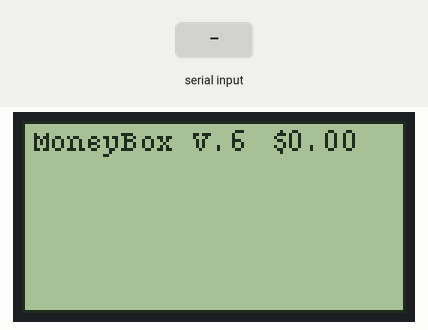
Bench run of a sketch on a simulated Arduino Nano, built with avr-gcc and run on an emulated ATmega328P. Shown: 128×64 one-colour display. The inputs (shaded band) are chosen by the test bench. What the sketch prints to the serial monitor is not drawn.

Above: at 1.4 s.
1.5 s: byte 30 received over Serial
At 2.2 s:
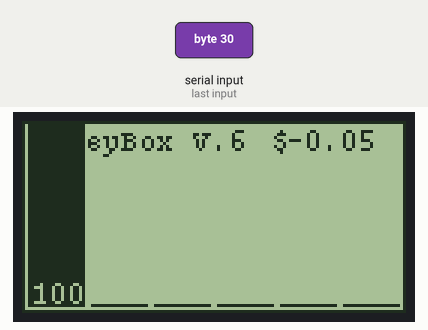
Timing chart, 0 to 4.5 s (numbered marks = the images above; inputs shaded):
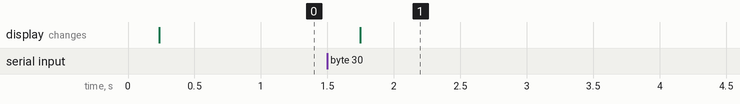

Measured:
- after the input at 1.5 s, the display: changes after 0.25 s (image 1)

The sketch:

CoinCounter4.ino
```cpp
#include <EEPROM.h>
#include <U8glib.h>

U8GLIB_ST7920_128X64 u8g(13, 11, 10, U8G_PIN_NONE);
// SPI Com Nano 3.0: SCK = en = 13, MOSI = rw = 11, CS = di = 10 Note these differ to which Arduino you are using.

int incomingByte = 0;	// for incoming serial data
float total = 0; // $ value of coins
int coinstotal = 0; //total coins
int last = 0; //value of last coin in cents

int five = 0;
int ten = 0;
int twenty = 0;
int fifty = 0;
int one = 0; //$1
int two = 0; //$2

int eepreads; //eeprom reads
int eepwrites; //eeprom writes

int fivegraph = 0;
int tengraph = 0;
int twentygraph = 0;
int fiftygraph = 0;
int onegraph = 0;
int twograph = 0;

void draw(void) {
  // graphic commands to redraw the complete screen
  //u8g.setFont(u8g_font_courB12);
  //u8g.setFont(u8g_font_unifont);***
  u8g.setFont(u8g_font_courR08);
  //u8g.drawStr( 2, 2, agraph);
  u8g.drawFrame(0,0,128,64); //border around screen
  u8g.drawBox(2,(62-fivegraph),19,(fivegraph)); // graph draws * 6
  u8g.drawBox(23,(62-tengraph),19,(tengraph));
  u8g.drawBox(44,(62-twentygraph),19,(twentygraph));
  u8g.drawBox(65,(62-fiftygraph),19,(fiftygraph));
  u8g.drawBox(86,(62-onegraph),19,(onegraph));
  u8g.drawBox(107,(62-twograph),19,(twograph));


  u8g.setPrintPos(3,10);
  u8g.print("MoneyBox V.6");
  u8g.setPrintPos(83,10);
  u8g.print("$");("%");
  u8g.setPrintPos(88,10);
  u8g.print(total/100);
  u8g.setColorIndex(0);
  u8g.setPrintPos(3,61);
  u8g.print((five/coinstotal)*100);
  u8g.setPrintPos(25,61);
  u8g.print((ten/coinstotal)*100);
  u8g.setPrintPos(47,61);
  u8g.print(twenty/coinstotal*100);
  u8g.setPrintPos(69,61);
  u8g.print(fifty/coinstotal*100);
  u8g.setPrintPos(91,61);
  u8g.print(one/coinstotal*100);
  u8g.setPrintPos(114,61);
  u8g.print(two/coinstotal*100);
  u8g.setColorIndex(1);
}

void setup() {
    Serial.begin(9600);	// opens serial port, sets data rate to 9600 bps

    u8g.setRot180();      // flip screen, if required
    u8g.setColorIndex(1); // pixel on
    Serial.print("Coin Check = ");
    Serial.println(coinstotal); //debug
    Serial.println("Initializing Coin Counts From Memory.......");
    //read previous values from EEPROM after restart
    if (EEPROM.read(1) * 256 + (EEPROM.read(2)) <= 0) { //unwritten eeprom = -1. Graphs no likey on first ever start
      five = 0;
      eepreads += 2; // monitors eeprom reads for interests sake. EEPROM limited reads/writes
      }
       else{
       five = (EEPROM.read(1) * 256 + (EEPROM.read(2)));
       eepreads += 4; //plus I love stats. may make this write to mem later. will reset between power loss
       }
    Serial.print("Total 5 Cent Coins = ");
    Serial.println(five);
  /*
    ten = (EEPROM.read(3) * 256 + (EEPROM.read(4)));
    Serial.println(ten);
    twenty = (EEPROM.read(5) * 256 + (EEPROM.read(6)));
    Serial.println(twenty);
    fifty = (EEPROM.read(7) * 256 + (EEPROM.read(8)));
    Serial.println(fifty);
    one = (EEPROM.read(9) * 256 + (EEPROM.read(10)));
    Serial.println(one);
    two = (EEPROM.read(11) * 256 + (EEPROM.read(12)));
    Serial.println(two);
    Serial.println("Coin Totals Updated From EEPROM");
    Serial.println("Serial port ready....");
    */
  coinstotal = (five + ten + twenty + fifty + one + two);  //Total Coin counts. Auto scales graph height.
    if (coinstotal <= 0) {  //0 value on first start defies laws of Mathmatics. Screws graphs.
      coinstotal = 1;
       }
      else{
      coinstotal = (five + ten + twenty + fifty + one + two);
      Serial.print("Coin Count: ");
      Serial.println(coinstotal); //debug
    }

  u8g.firstPage(); //update display
  do {
  draw();
  } while( u8g.nextPage() );
  Serial.println("draw"); //debug to see when screen redraw (Loop of Overdraw carnage Rape)

}
void loop() {


    // send data only when you receive data:
    if (Serial.available() > 0)
        {
        // read the incoming byte:
	incomingByte = Serial.read();
        last = (incomingByte);
	// say what you got:
	Serial.print("I received a ");
	Serial.print(incomingByte, DEC);
        if (last < 3){
          Serial.println(" Dollar Coin!");
          }
          else{
            Serial.println(" Cent Coin!");
          }

          if(last == 5){
          five += 1;
          Serial.print("Total 5c Coins= ");
          Serial.println(five);
          //EEPROM.write (1, highByte(five));
          // EEPROM.write (2, lowByte(five));
          }
          else if(last == 10){
          ten += 1;
          Serial.print("Total 10c Coins= ");
          Serial.println(ten);
      //    EEPROM.write (3, highByte(ten));
      //    EEPROM.write (4, lowByte(ten));
          }
          else if(last == 20)
          {
          twenty += 1;
          Serial.print("Total 20c Coins= ");
          Serial.println(twenty);
     //     EEPROM.write (5, highByte(twenty));
     //     EEPROM.write (6, lowByte(twenty));
          }
          else if(last == 50)
          {
          fifty += 1;
          Serial.print("Total 50c Coins= ");
          Serial.println(fifty);
       //   EEPROM.write (7, highByte(fifty));
      //    EEPROM.write (8, lowByte(fifty));
          }
          else if(last == 1)
          {
          one += 1;
          Serial.print("Total 1 Dollar Coins= ");
          Serial.println(one);
      //    EEPROM.write (9, highByte(one));
      //    EEPROM.write (10, lowByte(one));
          }
          else if(last == 2)
          {
          two += 1;
          Serial.print("Total 2 Dollar Coins= ");
          Serial.println(two);
        //  EEPROM.write (11, highByte(two));
        //  EEPROM.write (12, lowByte(two));
          }
          else
          {
          Serial.print("Unrecognized!");
          }

    total = (five * 5) + (ten * 10) + (twenty * 20) + (fifty * 50) + (one * 100) + (two * 200);
    Serial.print("$$$= $");
    Serial.println(total/100);
    coinstotal = (five + ten + twenty + fifty + one + two);
    Serial.print("Total Coins= ");
    Serial.println(coinstotal);
    Serial.print("Last Coin Entered = ");
    Serial.println(last);

  //map total coin values to range 1-62 so graph doesnt overflow Change 62 to max height you want
  fivegraph = map(five,0,coinstotal,1,62);
  tengraph = map(ten,0,coinstotal,1,62);
  twentygraph = map(twenty,0,coinstotal,1,62);
  fiftygraph = map((fifty),0,coinstotal,1,62);
  onegraph = map(one,0,coinstotal,1,62);
  twograph = map(two,0,coinstotal,1,62);

  u8g.firstPage(); //update display
  do {
  draw();
  } while( u8g.nextPage() );
  Serial.println("draw"); //debug to see when screen redraw (Loop of Overdraw carnage Rape)

}
 /*
 //update display. Edit top function
  u8g.firstPage();
  do {
  draw();
  } while( u8g.nextPage() );
  Serial.println("draw");
// rebuild the picture after some delay
// delay(500);
*/
}
 /*reset coin counter

 //remember to take note of total coins to update total eeprom writes and update/write code for it :)
          EEPROM.write (1, 0);
          EEPROM.write (2, 0);
          EEPROM.write (3, 0);
          EEPROM.write (4, 0);
          EEPROM.write (5, 0);
          EEPROM.write (6, 0);
          EEPROM.write (7, 0);
          EEPROM.write (8, 0);
          EEPROM.write (9, 0);
          EEPROM.write (10, 0);
          EEPROM.write (11, 0);
          EEPROM.write (12, 0);

          Serial.println("EEPROM Values reset to 0 for Coin Counter 5000");
*/
```
